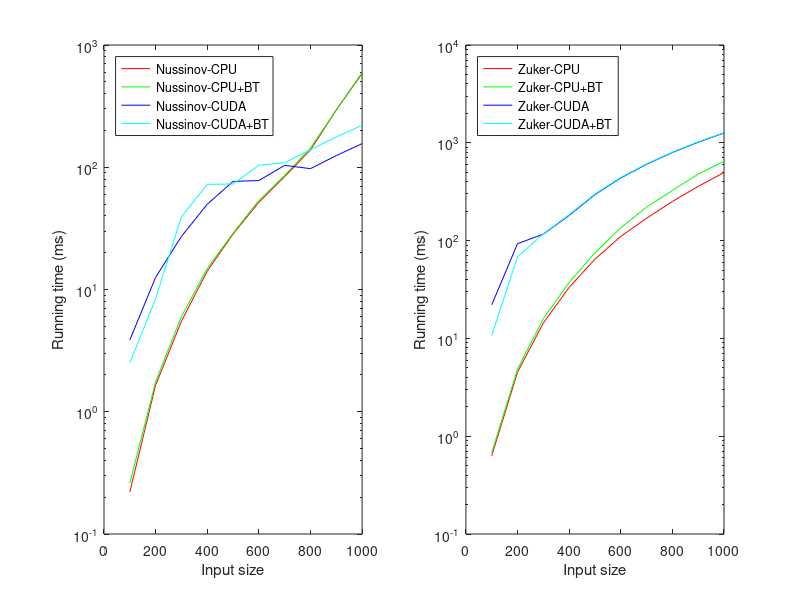

MATLAB code for this plot:

function [] = mbp()

% MacBook Pro TCK
data = [ 100 200 300 400 500 600 700 800 900 1000; ...
0.220 1.650 5.500 14.140 28.440 51.630 83.860 138.500 294.080 584.660; ... % Nussinov-CPU-plain
0.260 1.760 6.000 14.850 28.900 53.570 85.730 143.910 293.890 595.140; ... % Nussinov-CPU-BT
3.860 12.570 27.190 49.780 76.580 77.830 103.640 97.400 124.580 156.040; ... % Nussinov-CUDA-plain
2.510 8.410 39.390 72.400 73.000 103.820 108.950 139.000 176.920 220.460; ... % Nussinov-CUDA-BT
0.630 4.520 14.370 33.240 64.590 110.420 169.150 251.440 358.150 496.350; ... % Zuker-CPU-plain
0.680 4.850 15.910 37.310 75.080 135.180 220.190 325.310 478.670 647.570; ... % Zuker-CPU-BT
22.010 92.980 116.460 181.060 295.480 437.090 603.700 796.290 1014.540 1260.530; ... % Zuker-CUDA-plain
10.740 68.380 117.110 184.120 299.420 442.390 609.500 803.370 1024.430 1270.360 ]; % Zuker-CUDA-BT

h=figure;
subplot(121);
h1=semilogy(data(1,:),data(2,:),'r');
hold on;
h2=semilogy(data(1,:),data(3,:),'g');
h3=semilogy(data(1,:),data(4,:),'b');
h4=semilogy(data(1,:),data(5,:),'c');
hold off;
legend([h1,h2,h3,h4],{'Nussinov-CPU','Nussinov-CPU+BT','Nussinov-CUDA','Nussinov-CUDA+BT'},'Location','NorthWest');
xlabel('Input size');
ylabel('Running time (ms)');
subplot(122);
h5=semilogy(data(1,:),data(6,:),'r');
hold on;
h6=semilogy(data(1,:),data(7,:),'g');
h7=semilogy(data(1,:),data(8,:),'b');
h8=semilogy(data(1,:),data(9,:),'c');
hold off;
legend([h5,h6,h7,h8],{'Zuker-CPU','Zuker-CPU+BT','Zuker-CUDA','Zuker-CUDA+BT'},'Location','NorthWest');
xlabel('Input size');
ylabel('Running time (ms)');

%	file = 'var_zuker.eps';
%	set(gcf,'PaperUnits','inches','PaperPosition',[0 0 16 4]);
%	print(h,'-depsc',file); close(h);
%	unix(sprintf('epstopdf %s && rm %s',file,file));


end
